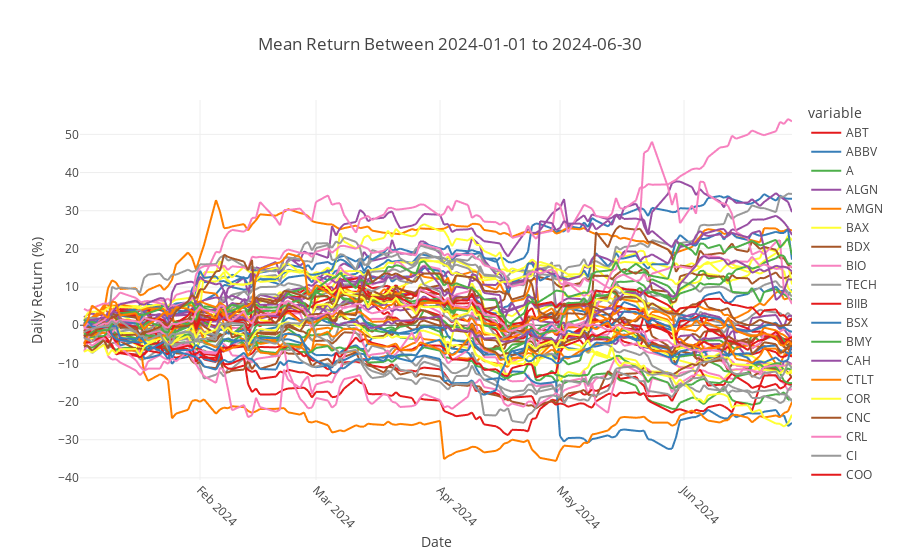

Notebook code cell kept with this figure:
### Code cell
#fig = px.line(d, x="Stock", y="Mean_Return", orientation='v',title= f"Mean Return Between {start} to {end}", color="Stock",color_discrete_sequence=px.colors.qualitative.Set1)
fig=return_df.plot(color_discrete_sequence=px.colors.qualitative.Set1,title= f"Mean Return Between {start} to {end}")
fig.update_layout(yaxis_title="Daily Return (%)")
fig.update_xaxes(tickangle=45)
fig.show()
